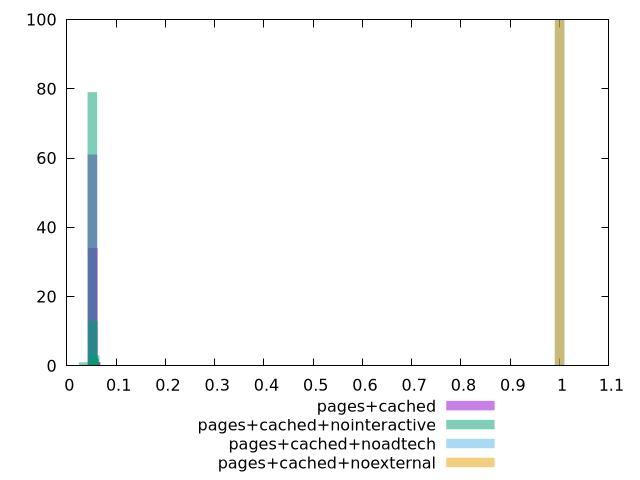

gnuplot code for this plot:
$_pagesCached <<EOF
0.05641401568806806 1
0.058635039927755775 1
0.052860376904567706 34
0.05774663023188069 1
0.05197196720869262 61
0.05419299144838034 2
EOF
$_pagesCachedNointeractive <<EOF
0.051730801694297925 79
0.05295278913589551 13
0.0541747765774931 2
0.05661875146068828 3
0.03421564836473248 1
0.05539676401909069 2
EOF
$_pagesCachedNoadtech <<EOF
1 100
EOF
$_pagesCachedNoexternal <<EOF
1 100
EOF
set key outside below
set terminal pngcairo
set output "report_00005_2020-11-02T22-26-11.212Z/unused-javascript/unused-javascript_pages+cached_pages+cached+nointeractive_pages+cached+noadtech_pages+cached+noexternal+hist.png"
set boxwidth 0.01931568703270535
set style fill transparent solid 0.5 noborder
set yrange [0:100]
plot $_pagesCached title "pages+cached" with boxes ,$_pagesCachedNointeractive title "pages+cached+nointeractive" with boxes ,$_pagesCachedNoadtech title "pages+cached+noadtech" with boxes ,$_pagesCachedNoexternal title "pages+cached+noexternal" with boxes ,
